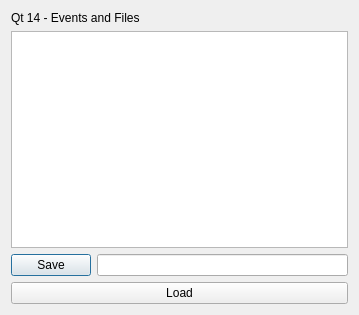
<?xml version="1.0" encoding="UTF-8"?>
<ui version="4.0">
 <class>Dialog</class>
 <widget class="QDialog" name="Dialog">
  <property name="geometry">
   <rect>
    <x>0</x>
    <y>0</y>
    <width>359</width>
    <height>315</height>
   </rect>
  </property>
  <property name="windowTitle">
   <string>Dialog</string>
  </property>
  <layout class="QVBoxLayout" name="verticalLayout">
   <item>
    <widget class="QLabel" name="label">
     <property name="text">
      <string>Qt 14 - Events and Files</string>
     </property>
    </widget>
   </item>
   <item>
    <widget class="QTextBrowser" name="textBrowser"/>
   </item>
   <item>
    <layout class="QHBoxLayout" name="horizontalLayout">
     <item>
      <widget class="QPushButton" name="saveButton">
       <property name="text">
        <string>Save</string>
       </property>
      </widget>
     </item>
     <item>
      <widget class="QLineEdit" name="lineEdit"/>
     </item>
    </layout>
   </item>
   <item>
    <widget class="QPushButton" name="loadButton">
     <property name="text">
      <string>Load</string>
     </property>
    </widget>
   </item>
  </layout>
 </widget>
 <layoutdefault spacing="6" margin="11"/>
 <resources/>
 <connections/>
</ui>
